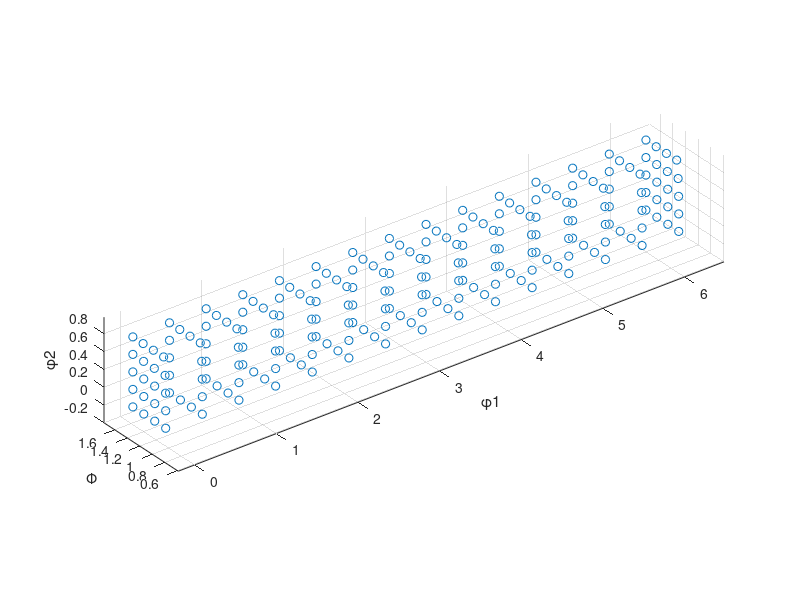

Source code (MATLAB):
fz_f_CT = zeros(222,3);
% fz_f_CT stands for "the faces of the fundamental zone with cubic crystal
% symmetry and triclinic sample symmetry"
% where fz_f_CT(?,1) is phi1, fz_f_CT(?,2) is Phi and
% fz_f_CT(?,3) is phi2

c = 0;
phi1_num = 15;
Phi_num = 4;
phi2_num = 5;

for ii = 1:phi1_num
    for jj = 1:Phi_num
        for kk = 1:phi2_num
            if ii==1 || ii==phi1_num || jj==1 || jj==Phi_num || kk==1 || kk==phi2_num
                c = c + 1;
                fz_f_CT(c,1) = (ii-1)*((2*pi())/(phi1_num-1));
                fz_f_CT(c,3) = (kk-1)*((pi()/4)/(phi2_num-1));
                Phi_min = acos(cos(fz_f_CT(c,3))/(1+cos(fz_f_CT(c,3))^2));
                fz_f_CT(c,2) = (jj-1)*(((pi()/2)-Phi_min)/(Phi_num-1))+Phi_min;
            end
        end
    end
end

scatter3(fz_f_CT(:,1),fz_f_CT(:,2),fz_f_CT(:,3))
axis equal
axis([-.2 2*pi+.2 -.2+pi/4 pi/2+.2 -.2 pi/4+.2])
xlabel('\phi1')
ylabel('\Phi')
zlabel('\phi2')
